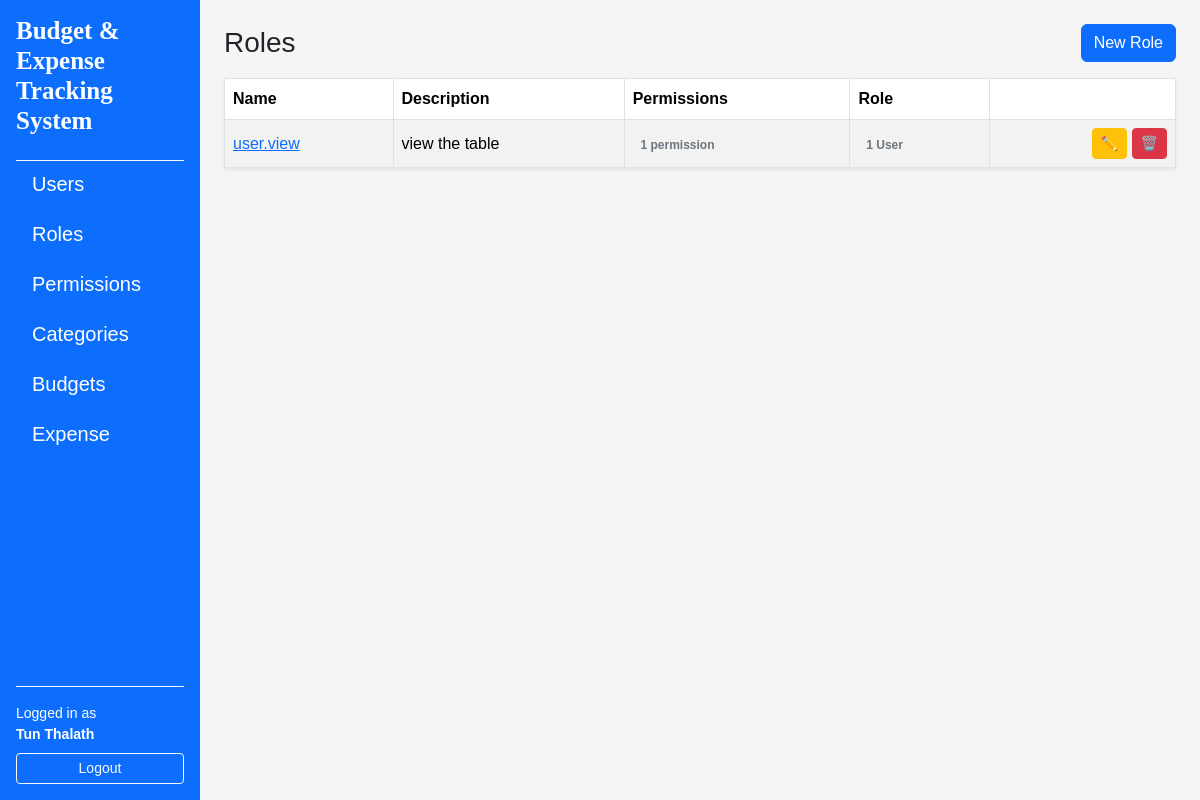
Page /roles/ (signed in) on the earlier database version.
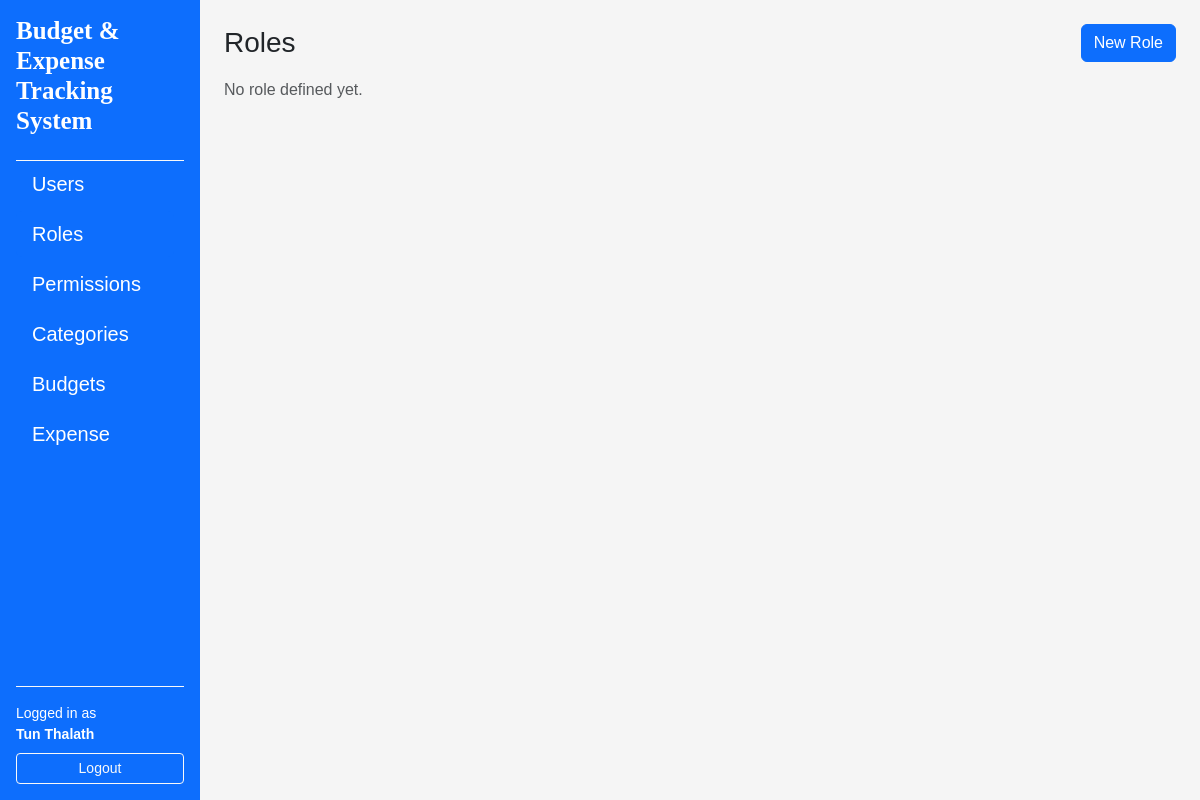
Same page on the later database version.
### app/models/role.py (models this page shows, shortened)
class Role (db.Model):
    __tablename__ = "roles"
    id = db.Column(db.Integer, primary_key=True)
    name = db.Column(db.String(80), unique=True, nullable=False)
    description = db.Column(db.String(255))
    created_at = db.Column(db.DateTime, default=datetime.utcnow, nullable=False)
    updated_at = db.Column(
        db.DateTime, default=datetime.utcnow, onupdate=datetime.utcnow, nullable=False
    )
    users = db.relationship("User", secondary=user_roles, back_populates="roles")
    permissions = db.relationship("Permission", secondary=role_permissions, back_populates="roles")

### app/routes/role_routes.py (the view)
@role_bp.route("/")
@login_required
def index():
    roles = RoleService.get_all()
    return render_template("roles/index.html", roles=roles)

### app/services/role_service.py (called while the page is built)
    @staticmethod
    def get_all() -> List[Role]:
        return Role.query.order_by(Role.name.asc()).all()

### app/templates/roles/index.html (shortened to what this page needs)
{% extends "layouts/base.html" %}
{% block content %}
<div class="d-flex justify-content-between align-items-center mb-3">
    <h1 class="h3 mb-0">Roles</h1>
    <a href="{{ url_for('roles.create') }}" class="btn btn-primary">New Role</a>
</div>
{% if roles %}
    <table class="table table-striped table-bordered align-middle shadow-sm">
        <thead>
            <tr>
                <th>Name</th>
                <th>Description</th>
                <th>Permissions</th>
                <th>Role</th>
                <th class="text-end"></th>
            </tr>
        </thead>
        <tbody>
            {% for role in roles %}
            <tr>
                <td>
                    <a href="{{ url_for('roles.detail', role_id=role.id) }}">
                        {{ role.name }}
                    </a>
                </td>
                <td>
                    {{ role.description or "_" }}
                </td>
                <td>
                    {% if role.permissions %}
                    <span class="badge text-secondary">
                        {{ role.permissions|length }} permission{{ role.permissions|length != 1 and 's' or '' }}
                    </span>
                    {% else %}
                        <span class="text-muted small"> No permission</span>
                    {% endif %}
                </td>
                <td>
                    {% if role.users %}
                    <span class="badge text-secondary">
                        {{ role.users|length }} User{{ role.users|length != 1 and 's' or '' }}
                    </span>
                    {% else %}
                        <span class="text-muted small"> No User</span>
                    {% endif %}
                </td>
                <td class="text-end">
                    <a
                        href="{{ url_for('roles.edit', role_id = role.id) }}"
                        class="btn btn-sm btn-warning"
                        title="Edit">
                    ✏️
                    </a>
                    <a
                        href="{{ url_for('roles.delete_confirm', role_id=role.id) }}"
                        class="btn btn-sm btn-danger"
                    >
                    🗑️
                    </a>
                </td>
            </tr>
            {% endfor %}
        </tbody>
    </table>
{% else %}
<p class="text-muted"> No role defined yet.</p>
{% endif %}
{% endblock %}

Differences in the rows shown:
removed Role: name "user.view", description "view the table", permissions|length "1", users|length "1"
Other differences:
text no longer shown: "Name Description Permissions Role"
text now shown: "No role defined yet."
